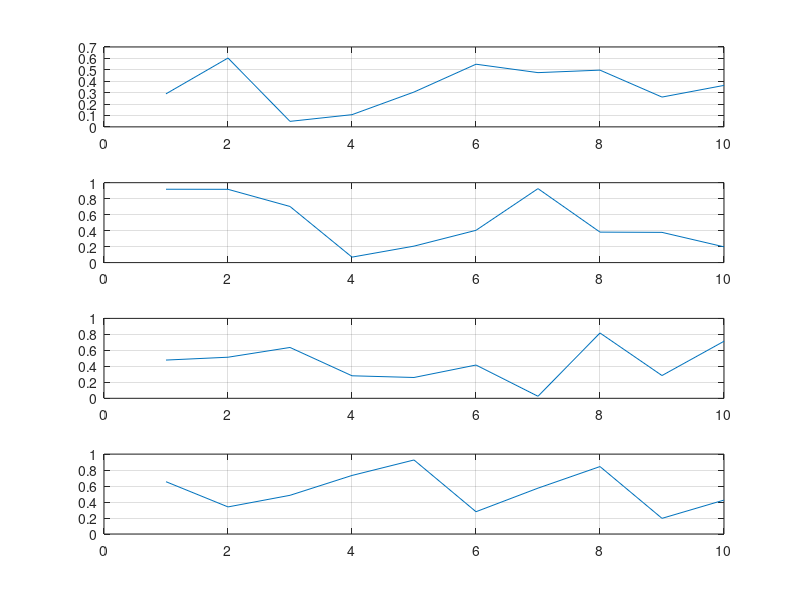

Write MATLAB code to recreate this figure. (Note: this script raises an error after producing the figure.)
%%
%FMINCON Test
%Thanks to TJK
close all; clear all; clc;

%% 
% delta = [a1]
fs = 1000; % sampling frequency
Ts = 1/fs; % sampling time 
EndTime = 10;
NofMultipleSign = 10;
NofParam = 4;

% Parameter init
a = zeros(NofMultipleSign,1);
b = zeros(NofMultipleSign,1);
omega = zeros(NofMultipleSign,1);
bias = zeros(NofMultipleSign,1);

for i = 1:NofMultipleSign
   a(i) = rand;
   b(i) = rand;
   omega(i) = rand;
   bias(i) = rand;
end
%%
subplot(4,1,1)
plot(a);
grid on

subplot(4,1,2)
plot(b);
grid on

subplot(4,1,3)
plot(omega);
grid on

subplot(4,1,4)
plot(bias);
grid on
%%
% NofMean = 2;
% means = [-1,1,-1,1,-1];
means = [-2,10];

delta_init = zeros(NofMultipleSign*NofParam,1);
for i = 1:NofMultipleSign
    delta_init(1+4*(i-1)) = a(i);
    delta_init(2+4*(i-1)) = b(i);
    delta_init(3+4*(i-1)) = omega(i);
    delta_init(4+4*(i-1)) = bias(i);
end
%%
time_ = 0:Ts:EndTime-Ts;
N = length(time_);
%% trajectory optimization
f_c = @(delta) Test_Kmeans_cost_function(delta, N, means,Ts, NofMultipleSign);
A = [];
b_con = [];
Aeq = [];
beq = [];
lb = [];
ub = [];
nonlcon = [];
% options = optimoptions('fmincon','Display','iter','Algorithm','interior-point', 'MaxFunctionEvaluations',300000, 'ConstraintTolerance',1e-20);
options = optimoptions('fmincon','Display','iter','Algorithm','interior-point', 'MaxFunctionEvaluations',3000000);
delta_calc = fmincon(f_c, delta_init,A,b_con,Aeq,beq,lb,ub,nonlcon,options);
% %%
% % q_opt = zeros(N,1);
% %     for t = 1:N
% %         q_opt(t) = (delta_calc(1))*sin(delta_calc(3)*t*Ts)-(delta_calc(2))*cos(delta_calc(3)*t*Ts)+(delta_calc(4))*sin(delta_calc(6)*t*Ts)-(delta_calc(5))*cos(delta_calc(6)*t*Ts)+(delta_calc(7))*sin(delta_calc(9)*t*Ts)-(delta_calc(8))*cos(delta_calc(9)*t*Ts)+(delta_calc(10))*sin(delta_calc(12)*t*Ts)-(delta_calc(11))*cos(delta_calc(12)*t*Ts)+delta_calc(13)+delta_calc(14);
% %     end
% q_opt = zeros(N, 1);
% for t = 1:N
%     q_opt(t) = (delta_calc(1))*sin(delta_calc(3)*t*Ts)-(delta_calc(2))*cos(delta_calc(3)*t*Ts)+(delta_calc(4))*sin(delta_calc(6)*t*Ts)-(delta_calc(5))*cos(delta_calc(6)*t*Ts)+delta_calc(13);
%     q_opt(N+t) = (delta_calc(7))*sin(delta_calc(9)*t*Ts)-(delta_calc(8))*cos(delta_calc(9)*t*Ts)+(delta_calc(10))*sin(delta_calc(12)*t*Ts)-(delta_calc(11))*cos(delta_calc(12)*t*Ts)+delta_calc(14);
% end
%%
q_opt = zeros(N, 1);
for i=1:NofMultipleSign
    a_opt(i) = delta_calc(1+4*(i-1));
    b_opt(i) = delta_calc(2+4*(i-1));
    omega_opt(i) = delta_calc(3+4*(i-1));
    bias_opt(i) = delta_calc(4+4*(i-1));
end
for t = 1:N
    for i = 1:NofMultipleSign
        q_opt(t) = q_opt(t) + a_opt(i)*sin(omega_opt(i)*t*Ts)-b_opt(i)*cos(omega_opt(i)*t*Ts)+bias_opt(i);
    end
end
%%
figure(2)
plot(q_opt);
grid on
%%
[idx, Center] = kmeans(q_opt,length(means));
% %% Iteration 01
% % Take Obtained parameter into initial value for next iteration
% for i = 1:NofMultipleSign
%     delta_init(1+4*(i-1)) = delta_calc(1+4*(i-1));
%     delta_init(2+4*(i-1)) = delta_calc(2+4*(i-1));
%     delta_init(3+4*(i-1)) = delta_calc(3+4*(i-1));
%     delta_init(4+4*(i-1)) = delta_calc(4+4*(i-1));
% end
% %% trajectory optimization
% f_c = @(delta) Test_Kmeans_cost_function(delta, N, means,Ts, NofMultipleSign);
% A = [];
% b = [];
% Aeq = [];
% beq = [];
% lb = [];
% ub = [];
% nonlcon = [];
% % options = optimoptions('fmincon','Display','iter','Algorithm','interior-point', 'MaxFunctionEvaluations',300000, 'ConstraintTolerance',1e-20);
% options = optimoptions('fmincon','Display','iter','Algorithm','interior-point', 'MaxFunctionEvaluations',3000000);
% delta_calc = fmincon(f_c, delta_init,A,b,Aeq,beq,lb,ub,nonlcon,options);
% %%
% q_opt_iter02 = zeros(N, 1);
% for i=1:NofMultipleSign
%     a_opt_02(i) = delta_calc(1+4*(i-1));
%     b_opt_02(i) = delta_calc(2+4*(i-1));
%     omega_opt_02(i) = delta_calc(3+4*(i-1));
%     bias_opt_02(i) = delta_calc(4+4*(i-1));
% end
% for t = 1:N
%     for i = 1:NofMultipleSign
%         q_opt_iter02(t) = q_opt_iter02(t) + a_opt_02(i)*sin(omega_opt_02(i)*t*Ts)-b_opt_02(i)*cos(omega_opt_02(i)*t*Ts)+bias_opt_02(i);
%     end
% end
% %%
% figure(2)
% plot(q_opt_iter02);
% grid on
% %%
% [idx, Center] = kmeans(q_opt_iter02,length(means));
%% 
% % delta = [a1]
% fs = 1000; % sampling frequency
% Ts = 1/fs; % sampling time
% EndTime = 10;
% NofMultipleSign = 5;
% NofParam = 4;
% 
% % Parameter init
% a_1 = zeros(NofMultipleSign,1);
% b_1 = zeros(NofMultipleSign,1);
% omega_1 = zeros(NofMultipleSign,1);
% bias_1 = zeros(NofMultipleSign,1);
% 
% for i = 1:NofMultipleSign
%    a_1(i) = 0.1;
%    b_1(i) = 0.1;
%    omega_1(i) = 0.1;
%    bias_1(i) = 0.001;
% end
% %%
% means_1 = [30];
% 
% % delta_0 = [a_0,b_0,omega_0,a_1,b_1,omega_1,a_2,b_2,omega_2];
% delta_init_1 = zeros(NofMultipleSign*NofParam,1);
% for i = 1:NofMultipleSign
%     delta_init_1(1+4*(i-1)) = a_1(i);
%     delta_init_1(2+4*(i-1)) = b_1(i);
%     delta_init_1(3+4*(i-1)) = omega_1(i);
%     delta_init_1(4+4*(i-1)) = bias_1(i);
% end
% %%
% time_ = 0:Ts:EndTime-Ts;
% N = length(time_);
% %% trajectory optimization
% f_c_1 = @(delta_1) Test_Kmeans_cost_function(delta_1, N, means_1,Ts, NofMultipleSign);
% A = [];
% b = [];
% Aeq = [];
% beq = [];
% lb = [];
% ub = [];
% nonlcon = [];
% % options = optimoptions('fmincon','Display','iter','Algorithm','interior-point', 'MaxFunctionEvaluations',300000, 'ConstraintTolerance',1e-20);
% options = optimoptions('fmincon','Display','iter','Algorithm','interior-point', 'MaxFunctionEvaluations',300000);
% delta_calc_1 = fmincon(f_c_1, delta_init_1,A,b,Aeq,beq,lb,ub,nonlcon,options);
% %%
% q_opt_1 = zeros(N, 1);
% for i=1:NofMultipleSign
%     a_opt_1(i) = delta_calc_1(1+4*(i-1));
%     b_opt_1(i) = delta_calc_1(2+4*(i-1));
%     omega_opt_1(i) = delta_calc_1(3+4*(i-1));
%     bias_opt_1(i) = delta_calc_1(4+4*(i-1));
% end
% for t = 1:N
%     for i = 1:NofMultipleSign
%         q_opt_1(t) = q_opt_1(t) + a_opt_1(i)*sin(omega_opt_1(i)*t*Ts)-b_opt_1(i)*cos(omega_opt_1(i)*t*Ts)+bias_opt_1(i);
%     end
% end
% %%
% plot(q_opt_1);
% %%
% [idx_1, Center_1] = kmeans(q_opt_1,1);
% %%
% q_opt_tot = q_opt+q_opt_1;
% plot(q_opt_tot);
% [idx_tot, Center_tot] = kmeans(q_opt_tot,2);